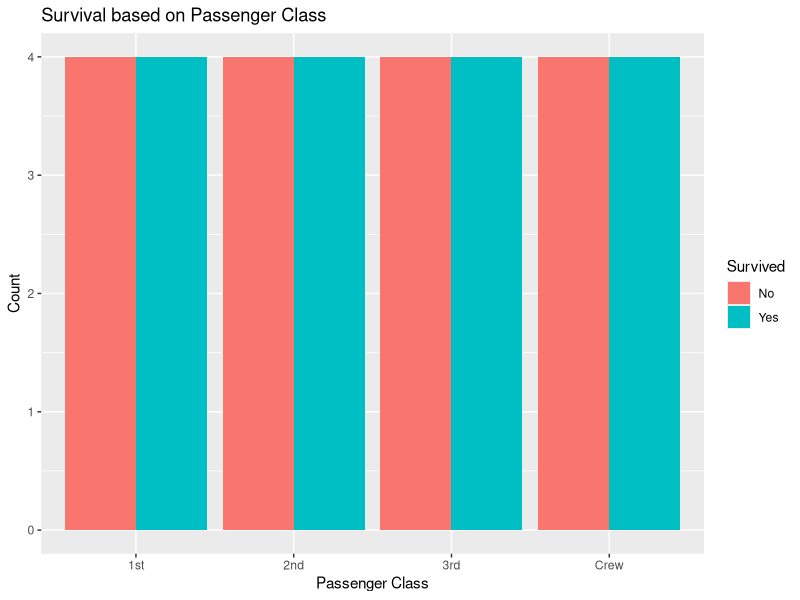
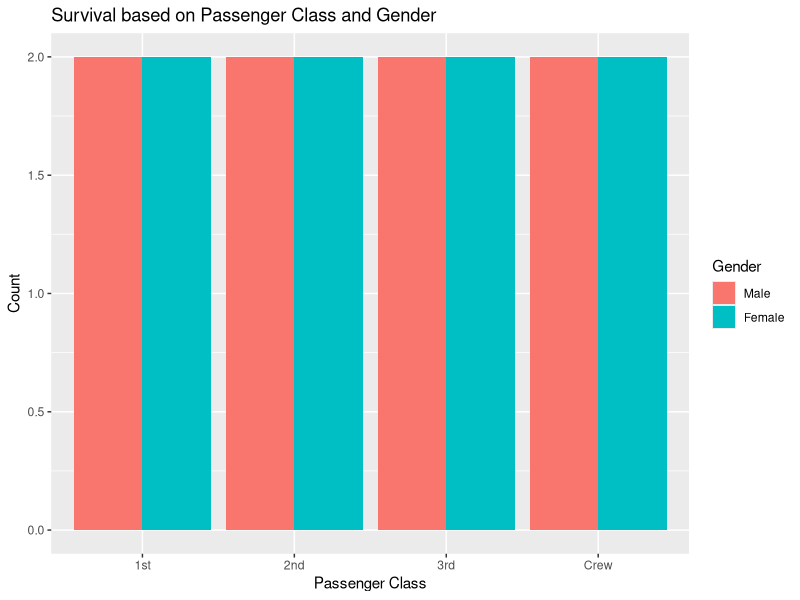

Write the R code that produced these figures, in order. (Note: this script raises an error after producing the figures.)
# Load the Titanic dataset
data(Titanic)

# Convert Titanic data to a data frame
titanic_df <- as.data.frame(Titanic)

# Load required library
library(ggplot2)

# (a) Draw a Bar chart to show details of “Survived” on the Titanic based on passenger Class
barplot_class_survived <- ggplot(titanic_df, aes(x = Class, fill = Survived)) +
  geom_bar(position = "dodge", stat = "count") +
  labs(title = "Survival based on Passenger Class",
       x = "Passenger Class",
       y = "Count",
       fill = "Survived")

# (b) Modify the above plot based on gender of people who survived
barplot_class_survived_gender <- ggplot(subset(titanic_df, Survived == "Yes"), aes(x = Class, fill = Sex)) +
  geom_bar(position = "dodge", stat = "count") +
  labs(title = "Survival based on Passenger Class and Gender",
       x = "Passenger Class",
       y = "Count",
       fill = "Gender")

# (c) Draw histogram plot to show distribution of feature “Age”
histogram_age <- ggplot(titanic_df, aes(x = Age)) +
  geom_histogram(binwidth = 5, fill = "skyblue", color = "black") +
  labs(title = "Distribution of Passenger Age",
       x = "Age",
       y = "Frequency")

# Print the plots
print(barplot_class_survived)
print(barplot_class_survived_gender)
print(histogram_age)
